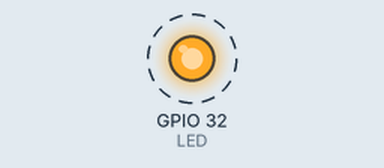
This sketch was run on a simulated ESP32. On the bench: output pins drawn as LEDs (lit = HIGH). Dashed ring = blinking.

Above: at 0.5 s.
Timing chart, 0 to 4.6 s (numbered marks = the images above):
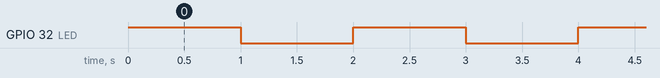

The sketch:

blink_led.ino
```cpp
// imposta LED col valore 32 che corrisponde al pin GPIO32
#define LED 32

// la funzione di configurazione viene eseguita una volta,
// quando si preme reset o si alimenta la scheda
void setup() {
  // inizializza il pin digitale LED come uscita.
  pinMode(LED, OUTPUT);
}

// la funzione loop viene eseguita ciclicamente all'infinito
void loop() {
  digitalWrite(LED, HIGH);  // accende il LED (HIGH indica di fornire tensione)
  delay(1000);              // aspetta 1000 millisecondi cioè 1 secondo
  digitalWrite(LED, LOW);   // spegne il LED togliendo tensione
  delay(1000);              // aspetta 1000 millisecondi cioè 1 secondo
}
```

Measured:
- by itself, GPIO 32 (LED): alternates HIGH for 1.0 s and LOW for 1.0 s
